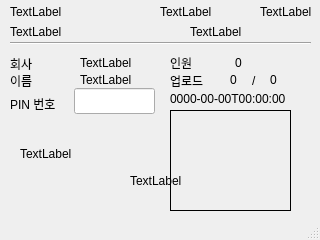
<?xml version="1.0" encoding="UTF-8"?>
<ui version="4.0">
 <class>MainWindow</class>
 <widget class="QMainWindow" name="MainWindow">
  <property name="geometry">
   <rect>
    <x>0</x>
    <y>0</y>
    <width>320</width>
    <height>240</height>
   </rect>
  </property>
  <property name="sizePolicy">
   <sizepolicy hsizetype="Fixed" vsizetype="Fixed">
    <horstretch>0</horstretch>
    <verstretch>0</verstretch>
   </sizepolicy>
  </property>
  <property name="maximumSize">
   <size>
    <width>320</width>
    <height>240</height>
   </size>
  </property>
  <property name="windowTitle">
   <string>MainWindow</string>
  </property>
  <widget class="QWidget" name="centralWidget">
   <widget class="QLabel" name="labelEmbed">
    <property name="enabled">
     <bool>true</bool>
    </property>
    <property name="geometry">
     <rect>
      <x>10</x>
      <y>23</y>
      <width>85</width>
      <height>17</height>
     </rect>
    </property>
    <property name="text">
     <string>TextLabel</string>
    </property>
   </widget>
   <widget class="QLabel" name="labelGateNo">
    <property name="enabled">
     <bool>true</bool>
    </property>
    <property name="geometry">
     <rect>
      <x>190</x>
      <y>23</y>
      <width>66</width>
      <height>17</height>
     </rect>
    </property>
    <property name="text">
     <string>TextLabel</string>
    </property>
   </widget>
   <widget class="QLabel" name="labelNetwork">
    <property name="enabled">
     <bool>true</bool>
    </property>
    <property name="geometry">
     <rect>
      <x>160</x>
      <y>3</y>
      <width>91</width>
      <height>17</height>
     </rect>
    </property>
    <property name="text">
     <string>TextLabel</string>
    </property>
   </widget>
   <widget class="QLabel" name="labelFID">
    <property name="enabled">
     <bool>true</bool>
    </property>
    <property name="geometry">
     <rect>
      <x>260</x>
      <y>3</y>
      <width>71</width>
      <height>17</height>
     </rect>
    </property>
    <property name="text">
     <string>TextLabel</string>
    </property>
   </widget>
   <widget class="QLabel" name="staticLabel1">
    <property name="enabled">
     <bool>true</bool>
    </property>
    <property name="geometry">
     <rect>
      <x>10</x>
      <y>55</y>
      <width>66</width>
      <height>17</height>
     </rect>
    </property>
    <property name="text">
     <string>회사</string>
    </property>
   </widget>
   <widget class="Line" name="line">
    <property name="geometry">
     <rect>
      <x>10</x>
      <y>35</y>
      <width>301</width>
      <height>16</height>
     </rect>
    </property>
    <property name="orientation">
     <enum>Qt::Horizontal</enum>
    </property>
   </widget>
   <widget class="QLabel" name="staticLabel1_2">
    <property name="enabled">
     <bool>true</bool>
    </property>
    <property name="geometry">
     <rect>
      <x>10</x>
      <y>72</y>
      <width>66</width>
      <height>17</height>
     </rect>
    </property>
    <property name="text">
     <string>이름</string>
    </property>
   </widget>
   <widget class="QLabel" name="staticLabel1_3">
    <property name="enabled">
     <bool>true</bool>
    </property>
    <property name="geometry">
     <rect>
      <x>10</x>
      <y>95</y>
      <width>66</width>
      <height>17</height>
     </rect>
    </property>
    <property name="text">
     <string>PIN 번호</string>
    </property>
   </widget>
   <widget class="QLabel" name="labelCoName">
    <property name="enabled">
     <bool>true</bool>
    </property>
    <property name="geometry">
     <rect>
      <x>80</x>
      <y>55</y>
      <width>66</width>
      <height>16</height>
     </rect>
    </property>
    <property name="text">
     <string>TextLabel</string>
    </property>
   </widget>
   <widget class="QLabel" name="labelName">
    <property name="enabled">
     <bool>true</bool>
    </property>
    <property name="geometry">
     <rect>
      <x>80</x>
      <y>72</y>
      <width>66</width>
      <height>16</height>
     </rect>
    </property>
    <property name="text">
     <string>TextLabel</string>
    </property>
   </widget>
   <widget class="QLabel" name="labelTotal_">
    <property name="enabled">
     <bool>true</bool>
    </property>
    <property name="geometry">
     <rect>
      <x>170</x>
      <y>55</y>
      <width>41</width>
      <height>16</height>
     </rect>
    </property>
    <property name="text">
     <string>인원</string>
    </property>
   </widget>
   <widget class="QLabel" name="labelUploadFilesCount">
    <property name="enabled">
     <bool>true</bool>
    </property>
    <property name="geometry">
     <rect>
      <x>230</x>
      <y>70</y>
      <width>21</width>
      <height>20</height>
     </rect>
    </property>
    <property name="text">
     <string>0</string>
    </property>
   </widget>
   <widget class="QLabel" name="labelMsg">
    <property name="enabled">
     <bool>true</bool>
    </property>
    <property name="geometry">
     <rect>
      <x>10</x>
      <y>195</y>
      <width>281</width>
      <height>21</height>
     </rect>
    </property>
    <property name="autoFillBackground">
     <bool>true</bool>
    </property>
    <property name="text">
     <string/>
    </property>
   </widget>
   <widget class="QLabel" name="labelTime">
    <property name="enabled">
     <bool>true</bool>
    </property>
    <property name="geometry">
     <rect>
      <x>10</x>
      <y>3</y>
      <width>161</width>
      <height>17</height>
     </rect>
    </property>
    <property name="text">
     <string>TextLabel</string>
    </property>
   </widget>
   <widget class="QLabel" name="labelImage">
    <property name="geometry">
     <rect>
      <x>20</x>
      <y>113</y>
      <width>111</width>
      <height>81</height>
     </rect>
    </property>
    <property name="text">
     <string>TextLabel</string>
    </property>
   </widget>
   <widget class="QLabel" name="labelAnimation">
    <property name="geometry">
     <rect>
      <x>170</x>
      <y>110</y>
      <width>121</width>
      <height>101</height>
     </rect>
    </property>
    <property name="frameShape">
     <enum>QFrame::Box</enum>
    </property>
    <property name="text">
     <string/>
    </property>
    <property name="pixmap">
     <pixmap>Images/finger.gif</pixmap>
    </property>
   </widget>
   <widget class="QLabel" name="labelDownload">
    <property name="enabled">
     <bool>true</bool>
    </property>
    <property name="geometry">
     <rect>
      <x>235</x>
      <y>55</y>
      <width>61</width>
      <height>16</height>
     </rect>
    </property>
    <property name="text">
     <string>0</string>
    </property>
   </widget>
   <widget class="QLabel" name="labelUpload_">
    <property name="enabled">
     <bool>true</bool>
    </property>
    <property name="geometry">
     <rect>
      <x>170</x>
      <y>73</y>
      <width>51</width>
      <height>16</height>
     </rect>
    </property>
    <property name="text">
     <string>업로드</string>
    </property>
   </widget>
   <widget class="QLabel" name="labelLUT">
    <property name="geometry">
     <rect>
      <x>170</x>
      <y>89</y>
      <width>141</width>
      <height>20</height>
     </rect>
    </property>
    <property name="text">
     <string>0000-00-00T00:00:00</string>
    </property>
   </widget>
   <widget class="QLabel" name="labelUploadCacheCount">
    <property name="enabled">
     <bool>true</bool>
    </property>
    <property name="geometry">
     <rect>
      <x>270</x>
      <y>70</y>
      <width>31</width>
      <height>20</height>
     </rect>
    </property>
    <property name="text">
     <string>0</string>
    </property>
   </widget>
   <widget class="QLabel" name="labelUpload_1">
    <property name="enabled">
     <bool>true</bool>
    </property>
    <property name="geometry">
     <rect>
      <x>252</x>
      <y>73</y>
      <width>16</width>
      <height>16</height>
     </rect>
    </property>
    <property name="text">
     <string>/</string>
    </property>
   </widget>
   <widget class="QLineEdit" name="lineEditPinNo">
    <property name="geometry">
     <rect>
      <x>74</x>
      <y>88</y>
      <width>81</width>
      <height>26</height>
     </rect>
    </property>
    <property name="font">
     <font>
      <pointsize>12</pointsize>
      <weight>75</weight>
      <bold>true</bold>
     </font>
    </property>
   </widget>
   <widget class="QLabel" name="labelVIMG">
    <property name="geometry">
     <rect>
      <x>130</x>
      <y>160</y>
      <width>151</width>
      <height>41</height>
     </rect>
    </property>
    <property name="text">
     <string>TextLabel</string>
    </property>
   </widget>
  </widget>
  <widget class="QStatusBar" name="statusBar">
   <property name="maximumSize">
    <size>
     <width>320</width>
     <height>16777215</height>
    </size>
   </property>
  </widget>
 </widget>
 <layoutdefault spacing="6" margin="11"/>
 <resources/>
 <connections/>
</ui>
